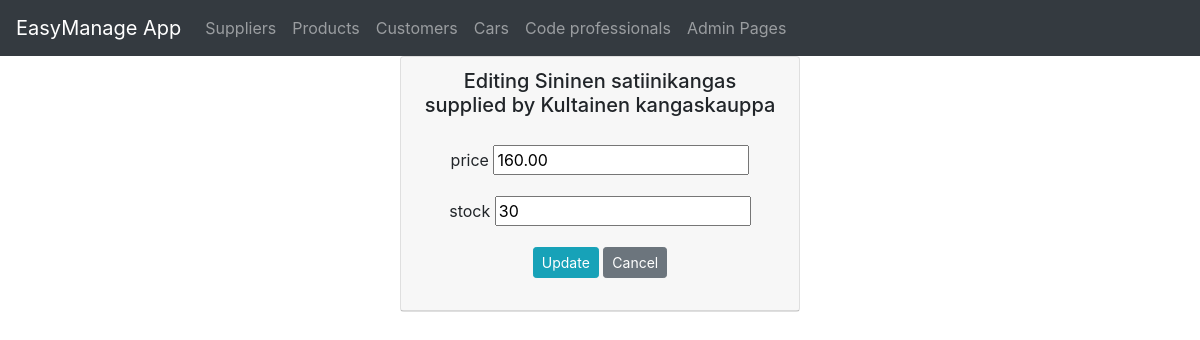
Screenshot of /edit-product-get/4/ with the database file from the repository.
### app/models.py (models this page shows, shortened)
class Product(models.Model):
    productname = models.CharField(max_length= 50, default="laku")
    packagesize = models.CharField(max_length= 50, default=3)
    unitprice = models.DecimalField(max_digits= 8, decimal_places=2, default=1.00)
    unitsinstock = models.IntegerField(default=3)
    supplier = models.ForeignKey(Supplier, on_delete=models.CASCADE)

class Supplier(models.Model):
    companyname = models.CharField(max_length= 50, default="firma")
    contactname = models.CharField(max_length= 50, default="firma")
    address = models.CharField(max_length= 100, default="firma")
    phone = models.CharField(max_length= 20, default="firma")
    email = models.CharField(max_length= 50, default="firma")
    country = models.CharField(max_length= 50, default="firma")

### app/views.py (the view)
# urls.py: path('edit-product-get/<int:id>/', edit_product_get),
def edit_product_get(request, id):
        product = Product.objects.get(id = id)
        context = {'product': product}
        return render (request,"edit_prod.html",context)

### app/templates/edit_prod.html (shortened to what this page needs)
{% extends 'index.html' %}
{% block content %}
<div class="card" style="width: 25rem;">
    <div class="card-header">
        <h5>Editing {{product.productname}} supplied by {{product.supplier.companyname}}</h5>
        <div class="card-body">
            <form method="post" action="/edit-product-post/{{product.id}}/">
                <div class="form-group">
                    <label>price</label>
                    <input type="number" step=".01" name="unitprice" value={{product.unitprice}}>
                </div>
                <div class="form-group">
                    <label>stock</label>
                    <input type="number" name="unitsinstock" value={{product.unitsinstock}}>
                </div>
                <input type="submit" value="Update" class="btn btn-info btn-sm">
                <input type="button" onclick="window.location.href='/products'" id="hide-btn"
                    class="btn btn-secondary btn-sm" value="Cancel">
            </form>
        </div>
    </div>
</div>
{% endblock %}

### rows the page displays
Product: productname "Sininen satiinikangas", supplier.companyname "Kultainen kangaskauppa", unitprice "160.00", unitsinstock "30"
